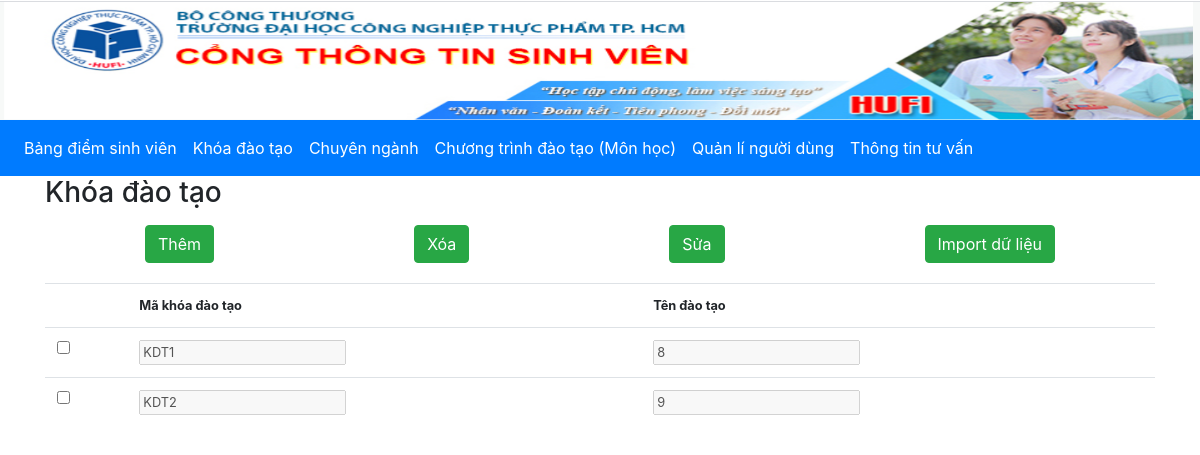
/khoadaotao, run on the app's committed database.
### student/models.py (models this page shows, shortened)
class Khoadaotao(models.Model):
    makdt = models.TextField(primary_key=True, db_column='MaKDT', blank=True, null=False)  # Field name made lowercase.
    tenkdt = models.TextField(db_column='TenKDT', blank=True, null=True)  # Field name made lowercase.
    class Meta:
        db_table = 'KHOADAOTAO'

### student/views.py (the view)
# urls.py: path('khoadaotao', views.khoadaotao, name="khoadaotao"),
def khoadaotao(request):
    kdt = list(Khoadaotao.objects.all())
    return render(request, 'student/khoadaotao1.html', {
        'khoadaotao': kdt
    })

### student/templates/student/khoadaotao1.html (shortened to what this page needs)
{% load static %}
<!DOCTYPE html>
<html lang="en">
<head>
    <link rel="stylesheet" href="https://maxcdn.bootstrapcdn.com/bootstrap/4.5.2/css/bootstrap.min.css">
    <link href="{% static 'student/style.css' %}" rel="stylesheet">
</head>
<body>
    <img src="{% static 'student/bg.jpg' %}" style="width: 100%; height: 120px;">
    <nav class="navbar navbar-expand-sm bg-primary navbar-dark">
        <ul class="navbar-nav">
          <li class="nav-item active">
            <a class="nav-link" href="{% url 'index' %}">Bảng điểm sinh viên</a>
          </li>
          <li class="nav-item active">
            <a class="nav-link" href="{% url 'khoadaotao' %}">Khóa đào tạo</a>
          </li>
          <li class="nav-item active">
            <a class="nav-link" href="{% url 'chuyennganh' %}">Chuyên ngành</a>
          </li>
          <li class="nav-item active" >
            <a class="nav-link" href="{% url 'ctdaotao' %}">Chương trình đào tạo (Môn học)</a>
          </li>
          <li class="nav-item active">
            <a class="nav-link" href="{% url 'nguoidung' %}">Quản lí người dùng</a>
          </li>
          <li class="nav-item active">
            <a class="nav-link" href="{% url 'tuvan' %}">Thông tin tư vấn</a>
          </li>
        </ul>
    </nav>
    <div class="container">
        <H3>Khóa đào tạo</H3>
        <div class="form-inline navi">
            <button type="button" class="btn btn-success" data-toggle="modal" data-target="#myModal">
    Thêm
</button>
            <button type="button" id="del" class="btn btn-success">Xóa</button>
            <button type="button" id="update"class="btn btn-success">Sửa</button>
            <button type="button" class="btn btn-success">Import dữ liệu</button>
        </div>
        <div class="showtable">
            <table id="res" class="table">
                <tr>
                    <th></th>
                    <th>Mã khóa đào tạo</th>
                    <th>Tên đào tạo</th>
                </tr>
                {% for x in khoadaotao %}
                <tr>
                    <td>
                        <input class="check" type="checkbox">
                    </td>
                    <td>
                        <input disabled value='{{ x.makdt }}'>
                    </td>
                    <td>
                        <input disabled value='{{ x.tenkdt }}'>
                    </td>
                </tr>
                {% endfor %}
            </table>
        </div>
    </div>
</body>
</html>

### student/static/student/style.css (style rules this page uses)
.navi { margin-top: 15px; display: flex; flex-flow: row wrap; justify-content: space-around; margin-bottom: 20px; }
.showtable { font-size: 0.8rem; }

### data on the page
Khoadaotao: makdt "KDT1", tenkdt "8"
Khoadaotao: makdt "KDT2", tenkdt "9"
